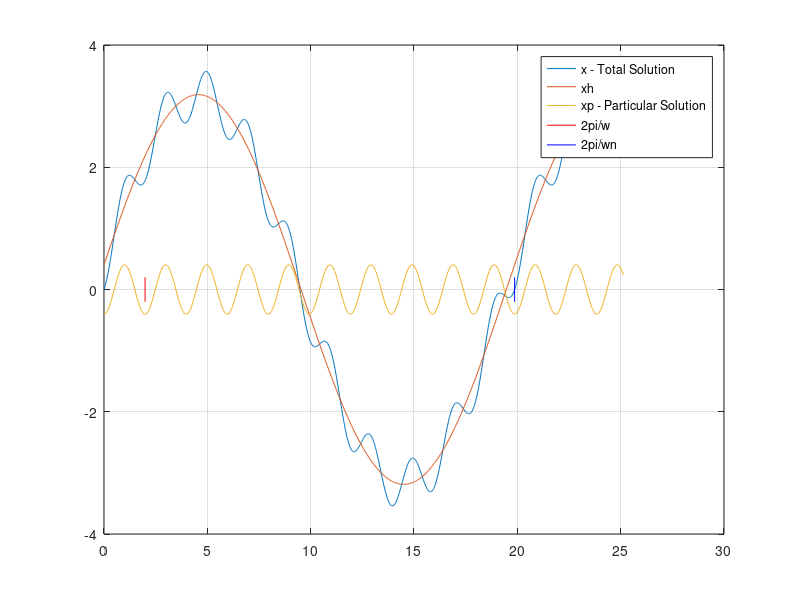

Recreate this plot in MATLAB.
close all;

A = 1;
phi = 0;
F0 = 40;
k = 1;
m = 10;

wn = sqrt(k/m);
w = wn*10;

x0 = 0;
x0dot = 1;

t = linspace(0,8*pi,1000);

X = F0/(k-m*(w^2));
C1 = x0-X;
C2 = (x0dot/wn);

x = C1*cos(wn*t) + C2*sin(wn*t) + X*cos(w*t);
xh = C1*cos(wn*t) + C2*sin(wn*t);
xp = X*cos(w*t);

fig1 = figure(1);
line1 = 2*pi;
plot(t,x);
hold on;
plot(t,xh);
plot(t,xp);
grid on;
val = 0.2;
ylim = [-val val];
%xlim([0 10]);
line([2*pi/w, 2*pi/w], ylim, 'Color','red');
line([2*pi/wn, 2*pi/wn], ylim, 'Color','blue');
legend("x - Total Solution","xh","xp - Particular Solution","2pi/w","2pi/wn");

fprintf("w/wn: %0.2f\n", w/wn);

%fig2 = figure(2);

